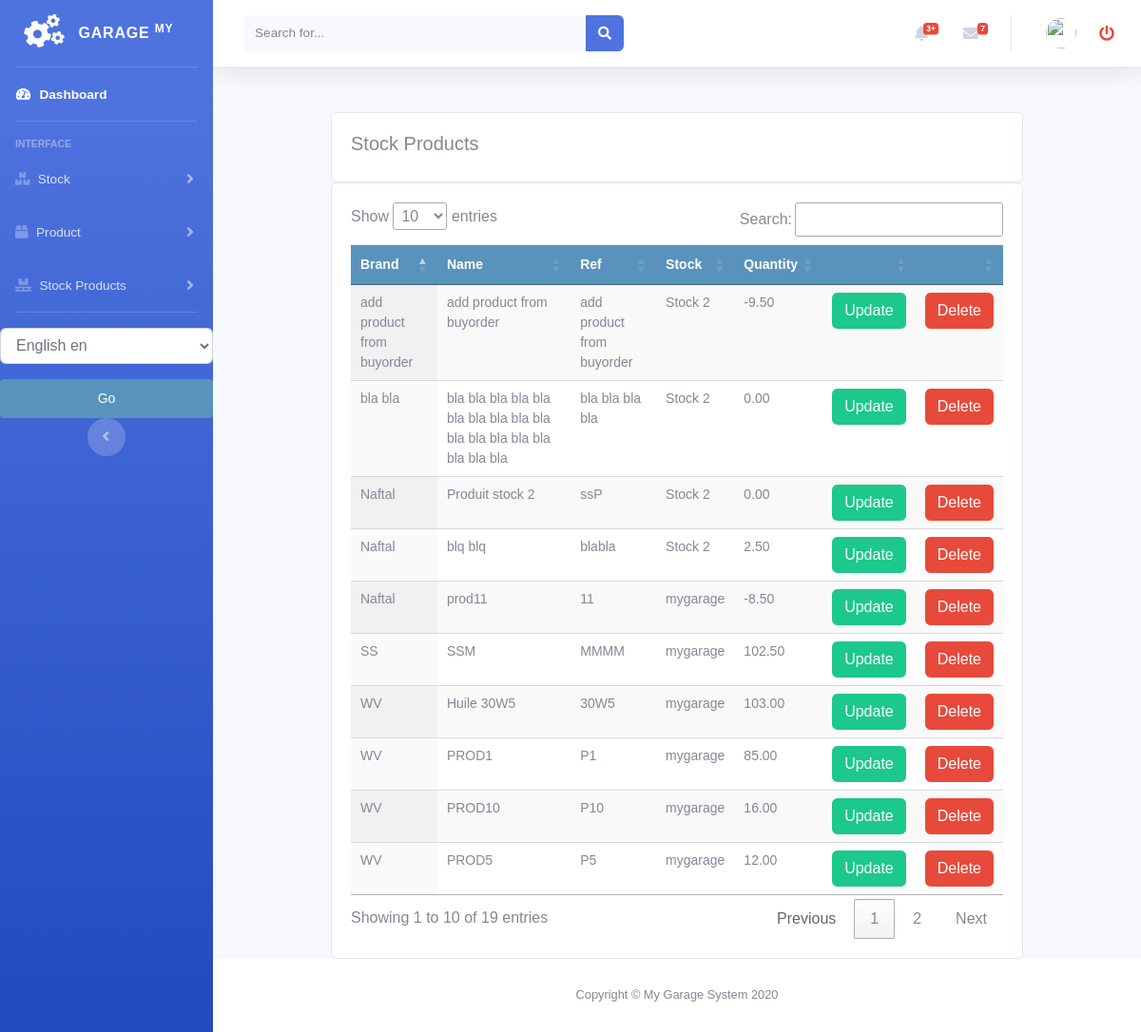
The app's page /stock/all_stockproduct_list, older data.
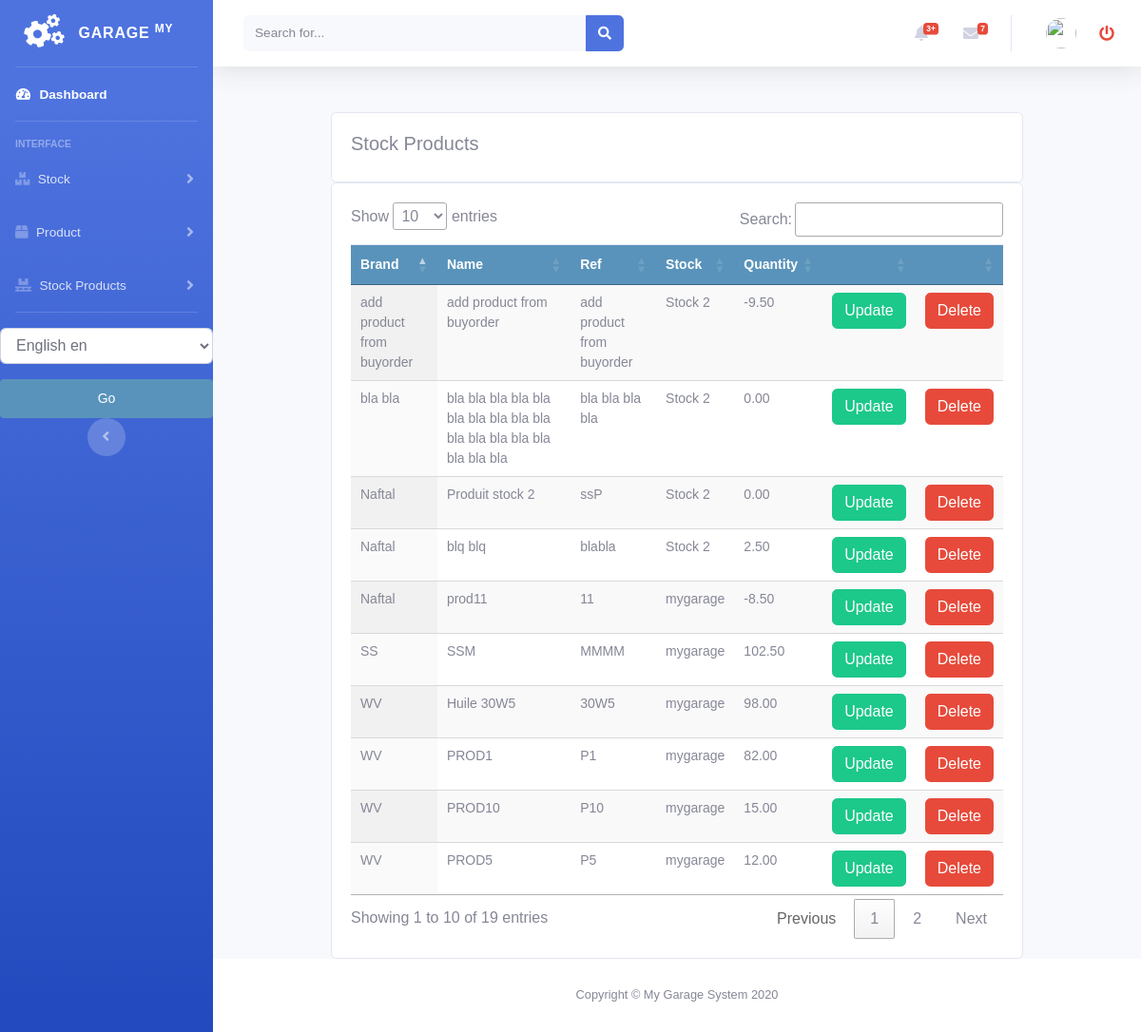
The same page, newer data.
### stock/models.py (models this page shows, shortened)
class StockProduct(models.Model):
    product = models.ForeignKey(Product, null=True, on_delete=models.CASCADE)
    quantity = models.DecimalField(max_digits=10, decimal_places=2, default=0)
    stock = models.ForeignKey(Stock, null=True, on_delete=models.CASCADE)
    class Meta:
        ordering = ('product',)
        verbose_name = 'stockproduct'
        verbose_name_plural = 'stockproducts'

class Stock(models.Model):
    name = models.CharField(max_length=250, null=True)
    class Meta:
        ordering = ('name',)
        verbose_name = 'stock'
        verbose_name_plural = 'stocks'
    def __str__(self):
        return self.name

### product/models.py (models this page shows, shortened)
class Product(models.Model):
    brand = models.CharField(max_length=250, null=True)
    name = models.CharField(max_length=250, null=True)
    ref = models.CharField(max_length=250, null=True)
    desc = models.CharField(max_length=250, null=True, blank=True)
    image = models.ImageField(upload_to='products/%Y/%m/%d', blank=True, )
    buyprice = models.DecimalField(max_digits=10, null=True, decimal_places=2, default=0)
    sellprice = models.DecimalField(max_digits=10, null=True, decimal_places=2, default=0)
    alert_quantity = models.PositiveIntegerField(default=1, blank=True, null=True)
    stock = models.ForeignKey('stock.Stock', blank=False, null=False, on_delete=models.CASCADE, default=1)
    class Meta:
        ordering = ('name',)
        verbose_name = 'product'
        verbose_name_plural = 'products'

### stock/views.py (the view)
# urls.py: path('all_stockproduct_list', views.all_stockproduct_list, name='all_stockproduct_list'),
def all_stockproduct_list(request):
    stockproducts = StockProduct.objects.all()
    categories = Category.objects.all()
    context = {
        'categories': categories,
        'stockproducts': stockproducts,
    }
    return render(request, 'stockproduct/all_list_stockproduct.html', context)

### accounts/templatetags/erpextra.py (called while the page is built)
@register.filter(name='has_group')
def has_group(user, group_name):
    group = Group.objects.get(name=group_name)
    return True if group in user.groups.all() else False

### stock/templates/stockproduct/all_list_stockproduct.html (shortened to what this page needs)
{% extends 'home.html' %}
{% load static %}
{% load i18n %}
{% block content %}
<br>
<div class="container">
    <div class="row">
    <div class="col-md">
        <div class="card card-body">
            <h5>{% trans "Stock Products" %}</h5>
        </div>
        <div class="card card-body">
            <table id="table_id" class=" table display text-center">
              <thead>
              <tr>
                    <th>{% trans "Brand" %}</th>
                    <th>{% trans "Name" %}</th>
                    <th>{% trans "Ref" %}</th>
                    <th>{% trans "Stock" %}</th>
                    <th>{% trans "Quantity" %}</th>
                    <th></th>
                    <th></th>
                </tr>
              </thead>
                <tbody>
                {% for prod in stockproducts %}
                <tr>
                    <td>
                       {{prod.product.brand}}
                   </td>
                    <td>
                       {{prod.product.name}}
                   </td>
                    <td>
                       {{prod.product.ref}}
                   </td>
                    <td>
                       {{prod.stock}}
                   </td>
                    <td>
                       {{prod.quantity}}
                   </td>
                    <td>
                        <a class="btn btn-success " href="{% url 'stock:update_stockproduct' prod.id %}">{% trans "Update" %}</a>
                    </td>
                    <td>
                        <a class="btn btn-danger " href="{% url 'stock:delete_stockproduct' prod.id %}">{% trans "Delete" %}</a>
                    </td>
                </tr>
                {% endfor %}
                </tbody>
            </table>
        </div>
    </div>
</div>
</div>
{% endblock %}
{% block jsscript %}
<link rel="stylesheet" href="https://ajax.googleapis.com/ajax/libs/jqueryui/1.12.1/themes/smoothness/jquery-ui.css">
<link rel="stylesheet" href="https://cdnjs.cloudflare.com/ajax/libs/chosen/1.8.7/chosen.min.css"/>
<link rel="stylesheet" type="text/css" href="https://cdn.datatables.net/1.10.22/css/jquery.dataTables.css">
{% endblock %}

Row changes from the older to the newer data that the page shows:
changed StockProduct "Huile 30W5": quantity "103.00" → "98.00"
changed StockProduct "PROD1": quantity "85.00" → "82.00"
changed StockProduct "PROD10": quantity "16.00" → "15.00"
